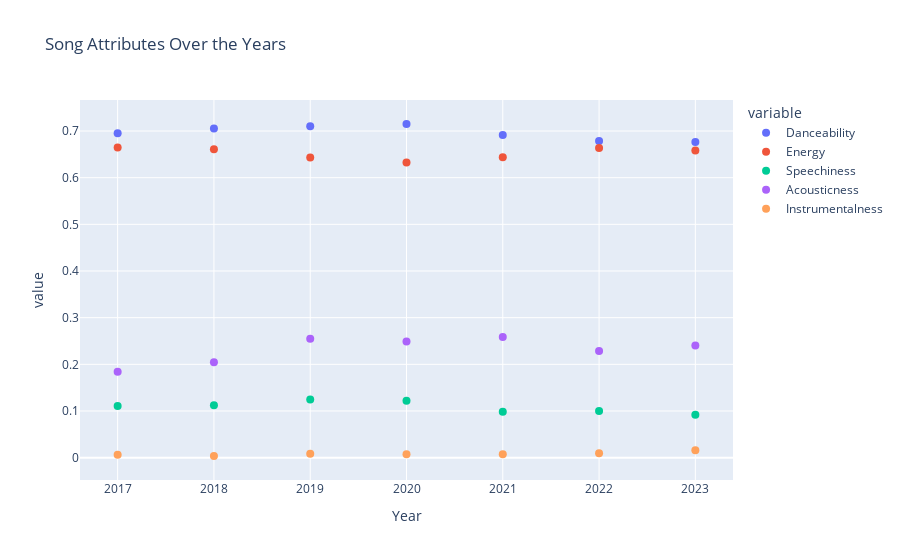

Notebook code cell kept with this figure:
### Markdown cell above
**How song attributes change of the years ?**

### Code cell
spotify['Date'] = pd.to_datetime(spotify['Date'],errors='ignore')
spotify['Year'] = spotify['Date'].dt.year
grouped_data = spotify.groupby('Year').agg({'Danceability': 'mean', 'Energy': 'mean','Loudness': 'mean','Speechiness': 'mean','Acousticness': 'mean','Instrumentalness': 'mean'}).reset_index()
fig = px.scatter(grouped_data, x='Year', y=['Danceability', 'Energy','Speechiness','Acousticness','Instrumentalness'],
                 labels={'Danceability': 'Danceability', 'Energy': 'Energy','Speechiness': 'Speechiness','Acousticness': 'Acousticness','Instrumentalness': 'Instrumentalness' ,'Year': 'Year'},
                 title='Song Attributes Over the Years')

fig.update_traces(marker=dict(size=8))

fig.show()

### Figure 1 — Plotly figure (JSON) as saved in the notebook; plotly's stock layout.template omitted (floating-point values rounded to 4 significant figures)
{"data": [{"hovertemplate": "variable=Danceability<br>Year=%{x}<br>value=%{y}<extra></extra>", "legendgroup": "Danceability", "marker": {"color": "#636efa", "size": 8, "symbol": "circle"}, "mode": "markers", "name": "Danceability", "orientation": "v", "showlegend": true, "type": "scatter", "x": [2017, 2018, 2019, 2020, 2021, 2022, 2023], "xaxis": "x", "y": [0.6951, 0.7055, 0.7104, 0.715, 0.6916, 0.6785, 0.6766], "yaxis": "y"}, {"hovertemplate": "variable=Energy<br>Year=%{x}<br>value=%{y}<extra></extra>", "legendgroup": "Energy", "marker": {"color": "#EF553B", "size": 8, "symbol": "circle"}, "mode": "markers", "name": "Energy", "orientation": "v", "showlegend": true, "type": "scatter", "x": [2017, 2018, 2019, 2020, 2021, 2022, 2023], "xaxis": "x", "y": [0.6648, 0.661, 0.643, 0.6327, 0.6436, 0.6637, 0.6582], "yaxis": "y"}, {"hovertemplate": "variable=Speechiness<br>Year=%{x}<br>value=%{y}<extra></extra>", "legendgroup": "Speechiness", "marker": {"color": "#00cc96", "size": 8, "symbol": "circle"}, "mode": "markers", "name": "Speechiness", "orientation": "v", "showlegend": true, "type": "scatter", "x": [2017, 2018, 2019, 2020, 2021, 2022, 2023], "xaxis": "x", "y": [0.1106, 0.1123, 0.1247, 0.1217, 0.09816, 0.09991, 0.09214], "yaxis": "y"}, {"hovertemplate": "variable=Acousticness<br>Year=%{x}<br>value=%{y}<extra></extra>", "legendgroup": "Acousticness", "marker": {"color": "#ab63fa", "size": 8, "symbol": "circle"}, "mode": "markers", "name": "Acousticness", "orientation": "v", "showlegend": true, "type": "scatter", "x": [2017, 2018, 2019, 2020, 2021, 2022, 2023], "xaxis": "x", "y": [0.1841, 0.2044, 0.2548, 0.2487, 0.2583, 0.2286, 0.2404], "yaxis": "y"}, {"hovertemplate": "variable=Instrumentalness<br>Year=%{x}<br>value=%{y}<extra></extra>", "legendgroup": "Instrumentalness", "marker": {"color": "#FFA15A", "size": 8, "symbol": "circle"}, "mode": "markers", "name": "Instrumentalness", "orientation": "v", "showlegend": true, "type": "scatter", "x": [2017, 2018, 2019, 2020, 2021, 2022, 2023], "xaxis": "x", "y": [0.006321, 0.003536, 0.00828, 0.007437, 0.007241, 0.009543, 0.01563], "yaxis": "y"}], "layout": {"legend": {"title": {"text": "variable"}, "tracegroupgap": 0}, "title": {"text": "Song Attributes Over the Years"}, "xaxis": {"anchor": "y", "domain": [0, 1], "title": {"text": "Year"}}, "yaxis": {"anchor": "x", "domain": [0, 1], "title": {"text": "value"}}}}
